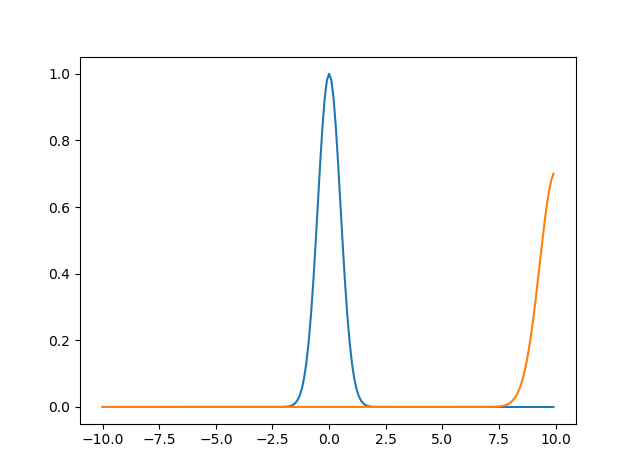

Python code for this plot:
#The circulant (wrap-around) nature of the dft can sometimes be problematic. 
# Write a routine to take the convolution of two arrays
# without any danger of wrapping around. 
# You may wish to add zeros to the end of the input arrays. (10)

import numpy
from numpy.fft import fft,ifft
from matplotlib import pyplot as plt

#define a definition where two arrays are convolved without wrapping
def noWrapConvolution(x,y):
    assert(x.size==y.size)  
    #size of x must equal size of y, otherwise it wont work
    assert(x.size==y.size)  

    # make an array double the size of x vector, and put in zeros
    x1=numpy.zeros(2*x.size)
    y1=numpy.zeros(2*y.size)   

    #a value at the end of the first array is convolved with the end value of second array => endup at the end of new zero array
    x1[0:x.size]=x
    y1[0:y.size]=y

    #respective fourier transforms for x1 and y1
    x1fft=fft(x1)
    y1fft=fft(y1)
    yvector=numpy.real(ifft(x1fft*y1fft))
    return yvector[0:x.size]

#parameter values of array
start = -10
end = 10
interval = 0.1
sigma=0.5

if __name__=='__main__':
    x=numpy.arange(start,end,interval)
    y=numpy.exp(-0.5*x**2/sigma**2)
    sumy=y.sum()
    y2=y/sumy

#convolution of y is the convolution of y and y2 without wrapping
    yconv=noWrapConvolution(y,y2)
    plt.plot(x,y)
    plt.plot(x,yconv)
    plt.show()
